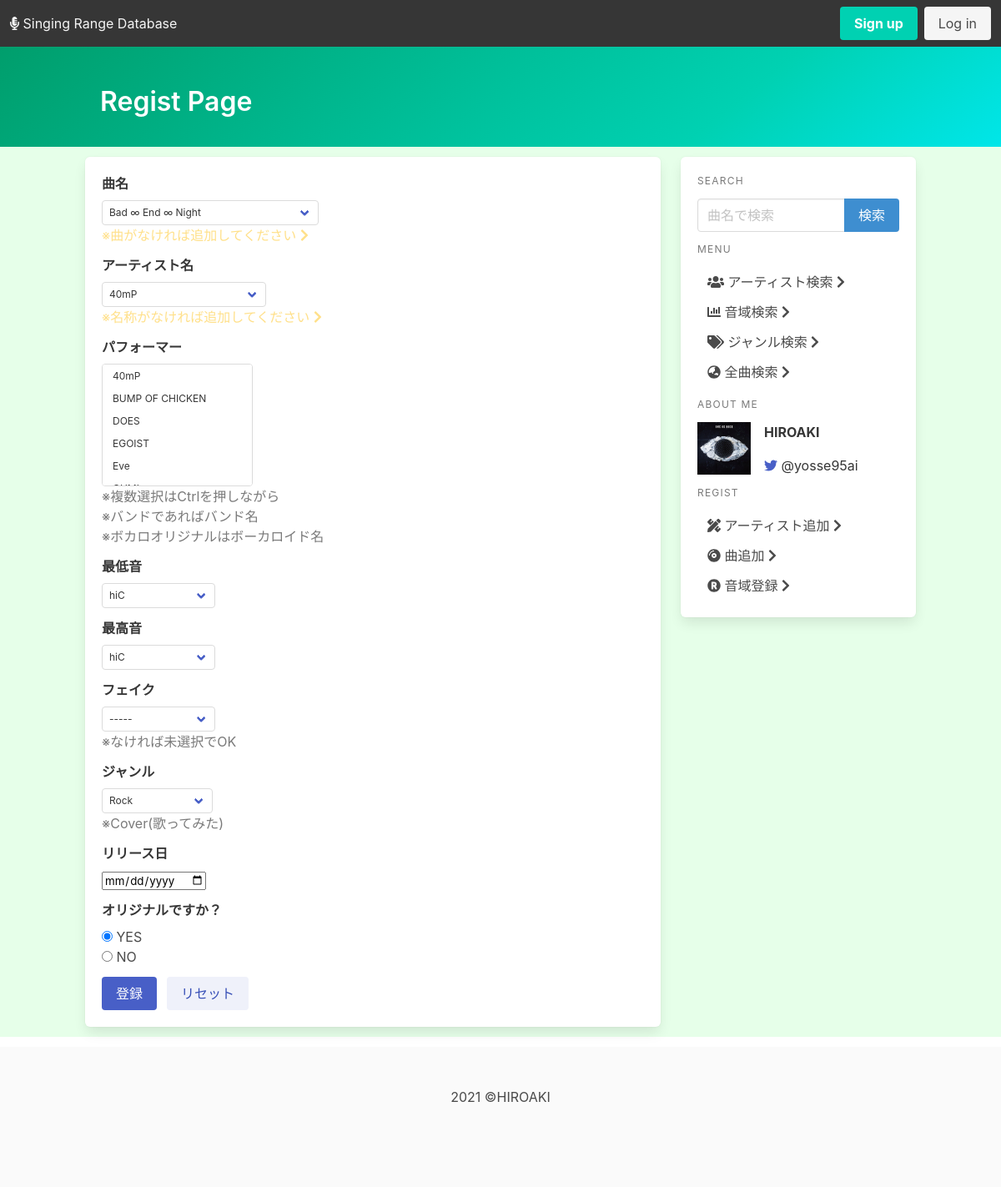
Before: /ranges/range/regist with the older database file.
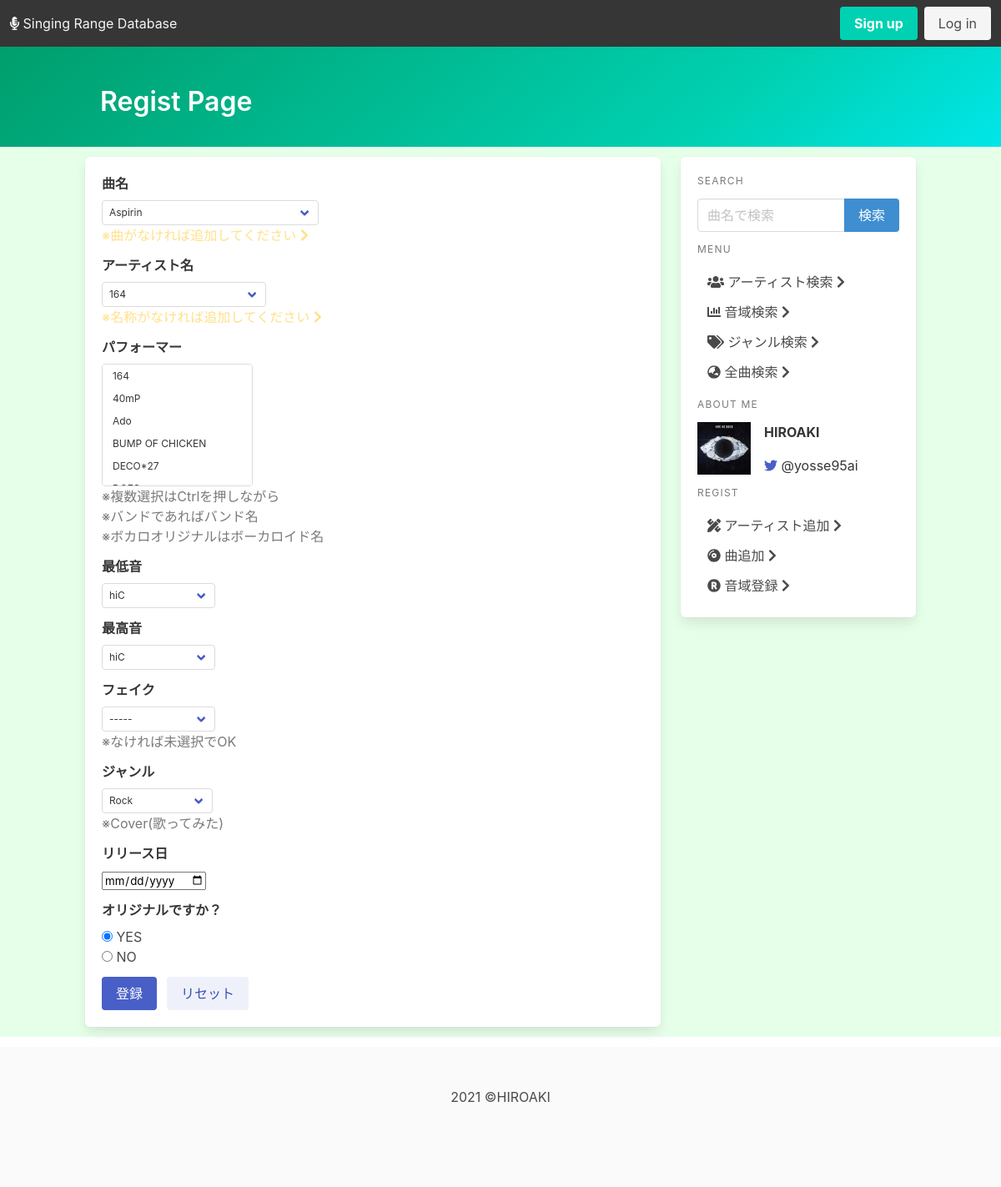
After: the same page with the newer database file.
### ranges/models.py (models this page shows, shortened)
class Artist(models.Model):
    artist_id = models.CharField(max_length=10, primary_key=True)
    artist_name = models.CharField("Artist's name", max_length=50)
    affiliation = models.ManyToManyField(
        "self",related_name="affiliation", blank=True)
    class Meta:
        ordering = ('artist_name', )

### ranges/views.py (the view, shortened to what this page needs)
# urls.py: path('range/regist', views.regist_range_form, name='regist_renge'),
def regist_range_form(request):
    template = 'ranges/regist_page.html'
    form = RangeForm(request.POST or None)
    form.fields['title'].choices = [
        (song.pk, song.song_name) for song in Song.objects.all()]
    form.fields['artist'].choices = [
        (artist.pk, artist.artist_name) for artist in Artist.objects.all() if not artist.pk.startswith('V-')]
    form.fields['performer'].choices = [
        (artist.pk, artist.artist_name) for artist in Artist.objects.all()]
    form.fields['lowest_note'].choices = form.fields['highest_note'].choices = [
        (note.pk, note.note_name) for note in Note.objects.all()]
    form.fields['fake_note'].choices = [
        ('', '-----')]+[(note.pk, note.note_name) for note in Note.objects.all()]
    form.fields['genre'].choices = [
        (genre.pk, genre.genre_name) for genre in Genre.objects.all()]
    post = dict()
    return render(request, template, {'range_form': form})

### ranges/templates/ranges/regist_page.html (shortened to what the changed rows need)
{% extends './base.html' %}
{% load static %}
{% load note_control %}
{% block page_name %}
Regist Page
{% endblock page_name %}
{% block content %}
<div class="box">
    {% if song_form %}
    <form method="post" , action="">
        {% csrf_token %}
        <div class="field">
            <label class="label">曲名</label>
            <div class="control">
                {{song_form.title}}
            </div>
        </div>
        <div class="field">
            <label class="label">作詞</label>
            <div class="control">
                <div class="select is-multiple is-small">
                    {{song_form.lyricists}}
                </div>
            </div>
            <span class="has-text-grey">※複数選択はCtrlを押しながら</span>
        </div>
        <div class="field">
            <label class="label">作曲</label>
            <div class="control">
                <div class="select is-multiple is-small">
                    {{song_form.composers}}
                </div>
            </div>
            <span class="has-text-grey">※複数選択はCtrlを押しながら</span>
        </div>
        <div class="field">
            <label class="label">編曲</label>
            <div class="control">
                <div class="select is-multiple is-small">
                    {{song_form.arrangers}}
                </div>
            </div>
            <span class="has-text-grey">※複数選択はCtrlを押しながら</span>
        </div>
        <div class="field is-grouped">
            <div class="control">
                <button class="button is-link">登録</button>
            </div>
            <div class="control">
                <button class="button is-link is-light">リセット</button>
            </div>
        </div>
    </form>
    {% elif range_form %}
    <form method="post" , action="">
        <div class="field">
            <label class="label">曲名</label>
            <div class="control">
                <div class="select is-small">
                    {{range_form.title}}
                </div>
            </div>
            <a class="has-text-warning" href="{% url 'ranges:regist_song' %}">※曲がなければ追加してください <i
                    class="fas fa-chevron-right"></i></a>
        </div>
        <div class="field">
            <label class="label">アーティスト名</label>
            <div class="control">
                <div class="select is-small">
                    {{range_form.artist}}
                </div>
            </div>
            <a class="has-text-warning" href="{% url 'ranges:regist_artist' %}">※名称がなければ追加してください <i
                    class="fas fa-chevron-right"></i></a>
        </div>
        <div class="field">
            <label class="label">パフォーマー</label>
            <div class="control">
                <div class="select is-multiple is-small">
                    {{range_form.performer}}
                </div>
            </div>
            <span class="has-text-grey">※複数選択はCtrlを押しながら</span>
            <p class="has-text-grey">※バンドであればバンド名</p>
            <p class="has-text-grey">※ボカロオリジナルはボーカロイド名</p>
        </div>
        <div class="field">
            <label class="label">最低音</label>
            <div class="control">
                <div class="select is-small">
                    {{range_form.lowest_note}}
                </div>
            </div>
        </div>
        <div class="field">
            <label class="label">最高音</label>
            <div class="control">
                <div class="select is-small">
                    {{range_form.highest_note}}
                </div>
            </div>
        </div>
        <div class="field">
            <label class="label">フェイク</label>
            <div class="control">
                <div class="select is-small">
                    {{range_form.fake_note}}
                </div>
            </div>
            <span class="has-text-grey">※なければ未選択でOK</span>
        </div>
        <div class="field">
            <label class="label">ジャンル</label>
            <div class="control">
                <div class="select is-small">
                    {{range_form.genre}}
                </div>
            </div>
            <span class="has-text-grey">※Cover(歌ってみた)</span>
        </div>
        <div class="field">
            <label class="label">リリース日</label>
            <div class="control">
                {{range_form.release_date}}
            </div>
        </div>
        <div class="field">
            <label class="label">オリジナルですか？</label>
            <div class="control">
                {{range_form.is_original}}
            </div>
        </div>
        <div class="field is-grouped">
            <div class="control">
                <button class="button is-link">登録</button>
            </div>
            <div class="control">
                <button class="button is-link is-light">リセット</button>
            </div>
        </div>
    </form>
    {% endif %}
</div>
{% endblock content %}

Changed rows visible on the page:
no longer on this page (row unchanged): Artist: artist "40mP"
added Artist: artist "164"
Other visible differences:
form field title: "Bad ∞ End ∞ Night" → "Aspirin"
form field performer: "40mP / BUMP OF CHICKEN / DOES / EGOIST / Eve" → "164 / 40mP / Ado / BUMP OF CHICKEN / DECO*27"
